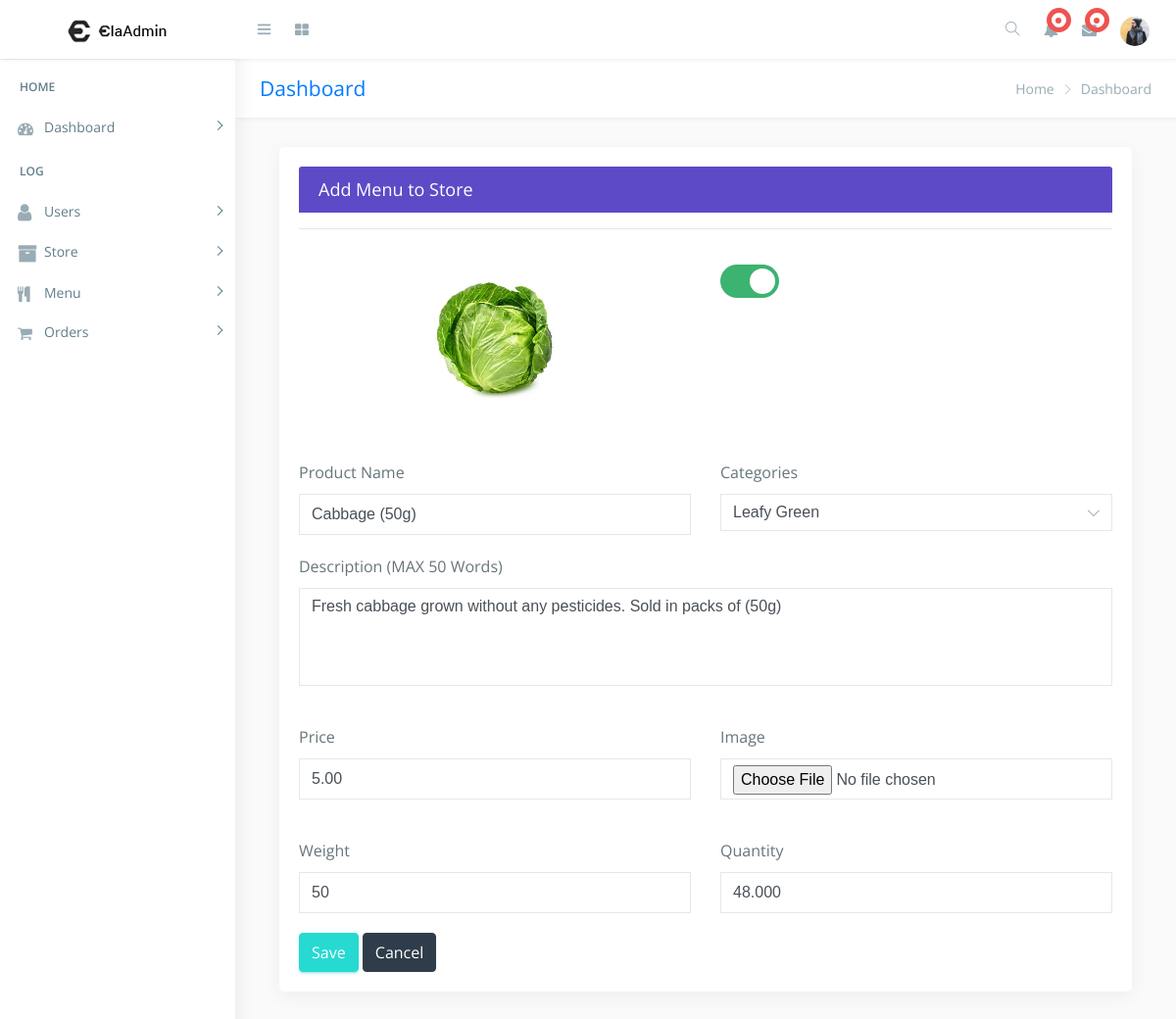
Before: /seller/update_menu.php?menu_upd=25 (signed in) with the older database file.
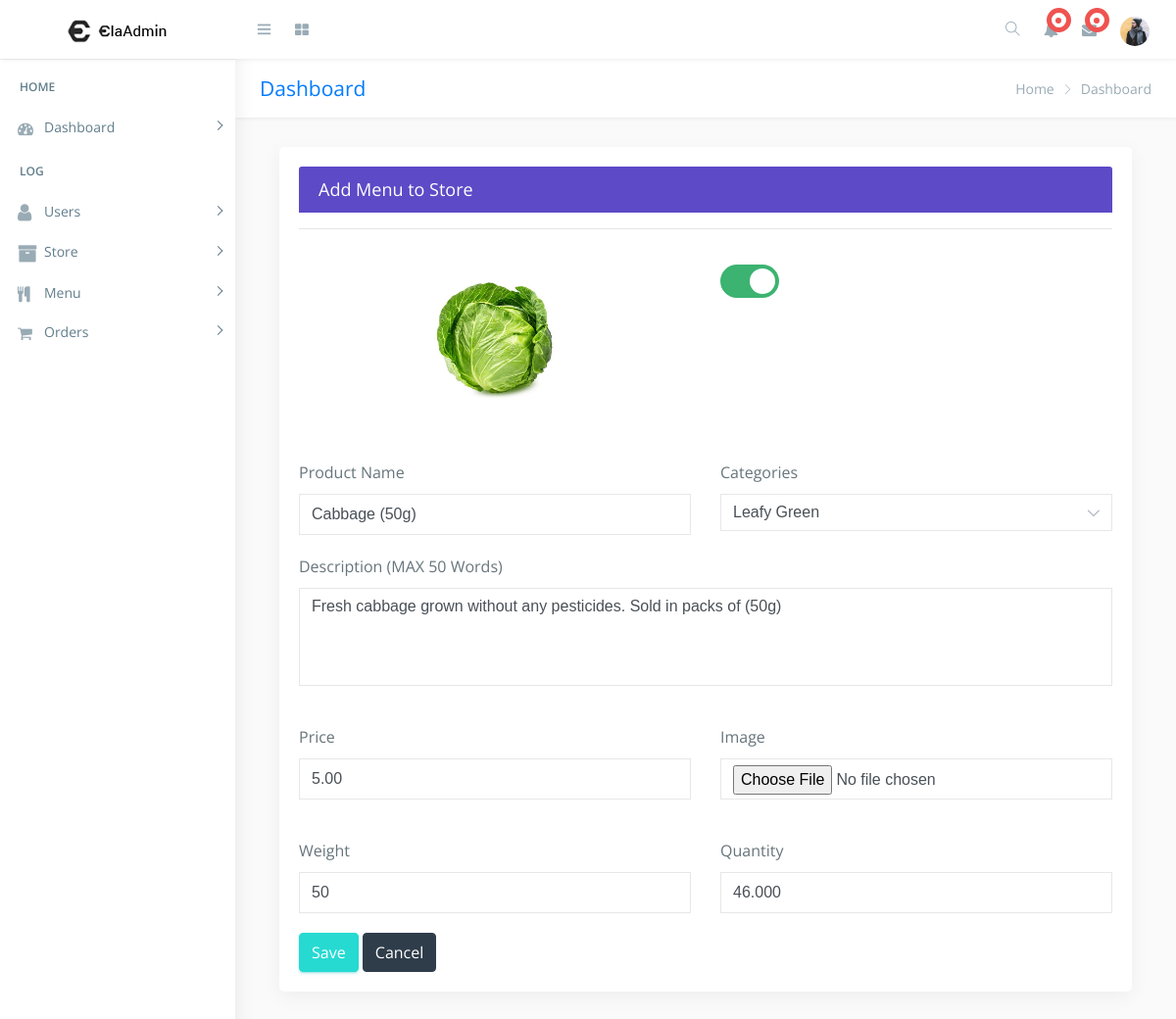
After: the same page with the newer database file.
### tables this page shows
CREATE TABLE `product` (
  `product_id` int(11) NOT NULL,
  `product_name` varchar(255) NOT NULL,
  `product_image` text NOT NULL,
  `descr` varchar(500) NOT NULL,
  `weight` int(5) NOT NULL,
  `categories_id` int(11) NOT NULL,
  `quantity` decimal(11,3) NOT NULL,
  `price` decimal(10,2) NOT NULL,
  `owner` text NOT NULL,
  `active` int(11) NOT NULL DEFAULT 0,
  `status` int(11) NOT NULL DEFAULT 0
);

CREATE TABLE `categories` (
  `categories_id` int(11) NOT NULL,
  `categories_name` varchar(255) NOT NULL,
  `categories_active` int(11) NOT NULL DEFAULT 0,
  `categories_status` int(11) NOT NULL DEFAULT 0
);

### seller/update_menu.php (the view, shortened to what the changed rows need)
<!DOCTYPE html>
<html lang="en">
<?php
include("../connection/connect.php");
?>
<head>
    <link href="css/lib/bootstrap/bootstrap.min.css" rel="stylesheet">
    <link href="css/helper.css" rel="stylesheet">
    <link href="css/style.css" rel="stylesheet">
</head>
<body class="fix-header">
    <div id="main-wrapper">
        <div class="page-wrapper" style="height:1200px;">
            <div class="container-fluid">
					    <div class="col-lg-12">
                        <div class="card card-outline-primary">
                            <div class="card-body">
                                <form action='' method='post'  enctype="multipart/form-data">
                                    <div class="form-body">
                                        <?php $qml ="select * from product where product_id='$_GET[menu_upd]'";
													$rest=mysqli_query($db, $qml);
													$roww=mysqli_fetch_array($rest);
														?>
										<div class="row p-t-20" style="height: 200px;">
                                            <div class="col-md-6">
                                                <div class="form-group">
                                                    <center><img src="<?php echo $roww['product_image'] ?>" class="img-responsive  radius" style="max-height:150px;max-width:150px;" /></center>
                                                   </div>
                                            </div>
                                        </div>
                                        <div class="row p-t-20">
                                            <div class="col-md-6">
                                                <div class="form-group">
                                                    <label class="control-label">Product Name</label>
                                                    <input type="text" id="proName" name="proName" value="<?php echo $roww['product_name'];?>" class="form-control" placeholder="Morzirella">
                                                   </div>
                                            </div>
                                            <div class="col-md-6">
                                                <div class="form-group has-danger">
                                                  <label class="control-label">Categories</label>
                                                    <select name="proCat" class="form-control custom-select" data-placeholder="Choose a Category" tabindex="1" id="proCat">
														 <?php $ssql ="select * from categories";
															$res=mysqli_query($db, $ssql);
															while($row=mysqli_fetch_array($res))
															{
															   	echo'<option value="'.$row['categories_id'].'"';
																if($roww['categories_id'] == $row['categories_id'])
																	echo ' selected';
																echo '>'.$row['categories_name'].'</option>';;
															}
															?>
													 </select>
                                              </div>
                                            </div>
                                        </div>
										<div class="row">
											 <div class="col-md-12">
                                                <div class="form-group" >
                                                    <label class="control-label">Description (MAX 50 Words)</label>
													<textarea style="height: 100px;"  type="text" rows="4" cols="100" name="proDesc" class="form-control" placeholder="Product Description (MAX 50 Words)" id="proDesc"><?php echo $roww['descr'];?></textarea>
                                                </div>
                                            </div>
                                        </div>
                                        <div class="row p-t-20">
                                            <div class="col-md-6">
                                                <div class="form-group">
                                                    <label class="control-label">Price </label>
                                                    <input name="proPrice" type="text"  class="form-control" id="proPrice" placeholder="$" value="<?php echo $roww['price'];?>">
                                                   </div>
                                            </div>
                                        </div>
										<div class="row p-t-20">
                                            <div class="col-md-6">
                                                <div class="form-group">
                                                    <label class="control-label">Weight</label>
                                                    <input type="text" name="proWeight" class="form-control" id="proWeight" placeholder="Enter weight" value="<?php echo $roww['weight']; ?>">
                                                </div>
                                            </div>
                                            <div class="col-md-6">
                                              <div class="form-group has-danger">
                                                <label class="control-label">Quantity</label>
                                                  <input type="text" name="proQuan"  id="proQuan" value="<?php echo $roww['quantity'];?>" class="form-control form-control-danger" placeholder="Quantity">
                                                  </div>
                                            </div>
                                        </div>
                                        </div>
                                    </div>
                            </div>
                        </div>
                    </div>
                </div>
            </div>
</body>
</html>

Changed rows visible on the page:
changed product "Cabbage (50g)": proQuan "48.000" → "46.000"
